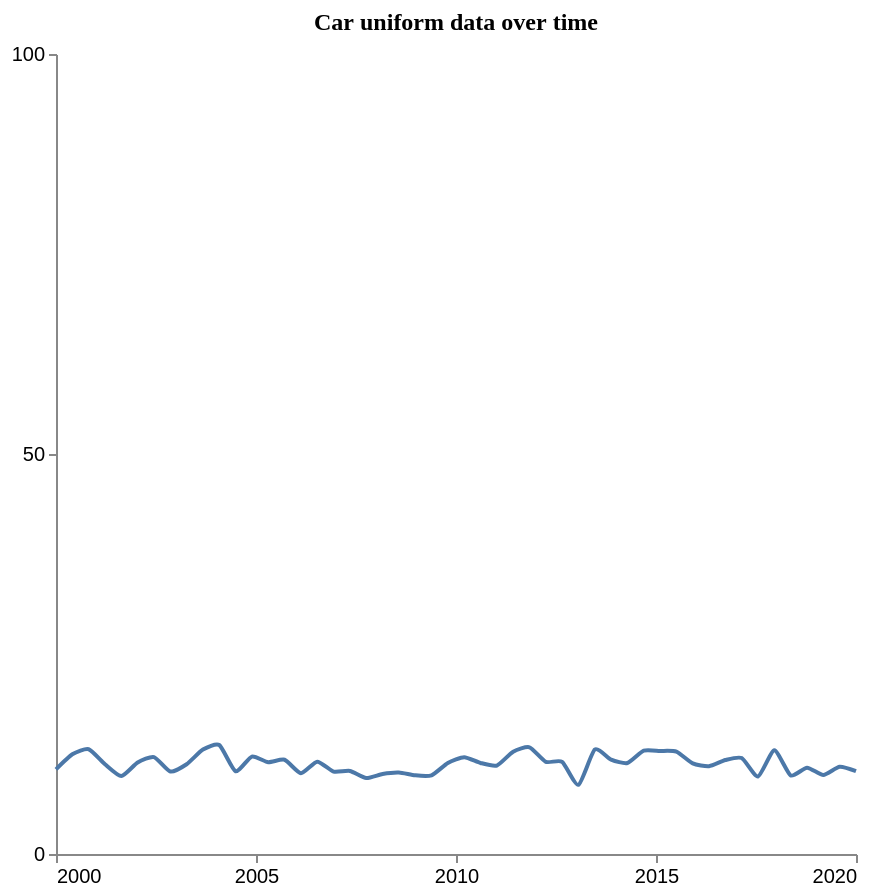

Specify this chart in Vega-Lite:
### Vega-Lite specification from a JSON file in a GitHub repository (floating-point values rounded to 4 significant figures)
{"$schema": "https://vega.github.io/schema/vega-lite/v5.json", "description": "Pattern: Uniform", "data": {"values": [{"X": 2000.0, "Y": 10.58}, {"X": 2000.0, "Y": 12.46}, {"X": 2001.0, "Y": 13.09}, {"X": 2001.0, "Y": 11.22}, {"X": 2002.0, "Y": 9.736}, {"X": 2002.0, "Y": 11.44}, {"X": 2002.0, "Y": 12.11}, {"X": 2003.0, "Y": 10.31}, {"X": 2003.0, "Y": 11.22}, {"X": 2004.0, "Y": 13.05}, {"X": 2004.0, "Y": 13.62}, {"X": 2004.0, "Y": 10.34}, {"X": 2005.0, "Y": 12.17}, {"X": 2005.0, "Y": 11.48}, {"X": 2006.0, "Y": 11.78}, {"X": 2006.0, "Y": 10.1}, {"X": 2007.0, "Y": 11.54}, {"X": 2007.0, "Y": 10.3}, {"X": 2007.0, "Y": 10.38}, {"X": 2008.0, "Y": 9.498}, {"X": 2008.0, "Y": 10.0}, {"X": 2009.0, "Y": 10.19}, {"X": 2009.0, "Y": 9.833}, {"X": 2009.0, "Y": 9.841}, {"X": 2010.0, "Y": 11.37}, {"X": 2010.0, "Y": 12.11}, {"X": 2011.0, "Y": 11.38}, {"X": 2011.0, "Y": 11.06}, {"X": 2011.0, "Y": 12.8}, {"X": 2012.0, "Y": 13.34}, {"X": 2012.0, "Y": 11.52}, {"X": 2013.0, "Y": 11.53}, {"X": 2013.0, "Y": 8.649}, {"X": 2013.0, "Y": 13.06}, {"X": 2014.0, "Y": 11.8}, {"X": 2014.0, "Y": 11.37}, {"X": 2015.0, "Y": 12.92}, {"X": 2015.0, "Y": 12.88}, {"X": 2016.0, "Y": 12.8}, {"X": 2016.0, "Y": 11.32}, {"X": 2016.0, "Y": 10.98}, {"X": 2017.0, "Y": 11.75}, {"X": 2017.0, "Y": 11.99}, {"X": 2018.0, "Y": 9.689}, {"X": 2018.0, "Y": 12.96}, {"X": 2018.0, "Y": 9.818}, {"X": 2019.0, "Y": 10.8}, {"X": 2019.0, "Y": 9.887}, {"X": 2020.0, "Y": 10.91}, {"X": 2020.0, "Y": 10.35}]}, "mark": {"type": "line", "interpolate": "cardinal", "tension": 0.4}, "encoding": {"x": {"field": "X", "type": "quantitative", "title": "", "axis": {"grid": false, "format": "d", "values": [2000, 2005, 2010, 2015, 2020], "tickSize": 4}, "scale": {"domain": [2000, 2020]}}, "y": {"field": "Y", "type": "quantitative", "title": "", "axis": {"grid": false, "format": "d", "values": [0, 50, 100], "tickSize": 4, "tickOpacity": 1}, "scale": {"domain": [0, 100]}}}, "title": {"text": "Car uniform data over time", "anchor": "middle", "font": "Tahoma", "fontSize": 12}, "config": {"lineBreak": "^", "view": {"stroke": null}}, "height": 400, "width": 400, "autosize": "pad"}
